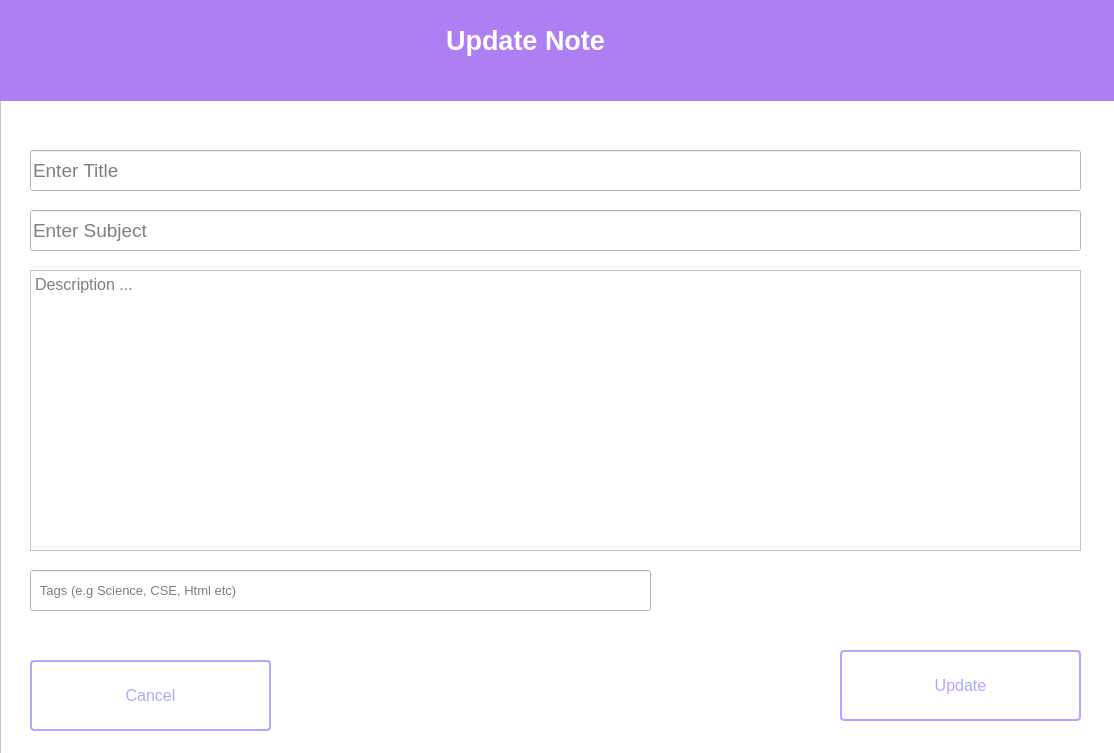
<?xml version="1.0" encoding="UTF-8"?>
<ui version="4.0">
 <class>Form</class>
 <widget class="QWidget" name="Form">
  <property name="geometry">
   <rect>
    <x>0</x>
    <y>0</y>
    <width>1114</width>
    <height>753</height>
   </rect>
  </property>
  <property name="windowTitle">
   <string>Add Note</string>
  </property>
  <widget class="QFrame" name="frame">
   <property name="geometry">
    <rect>
     <x>0</x>
     <y>0</y>
     <width>1131</width>
     <height>791</height>
    </rect>
   </property>
   <property name="styleSheet">
    <string notr="true">background-color: rgb(255, 255, 255);</string>
   </property>
   <property name="frameShape">
    <enum>QFrame::StyledPanel</enum>
   </property>
   <property name="frameShadow">
    <enum>QFrame::Raised</enum>
   </property>
   <widget class="QLabel" name="label_2">
    <property name="geometry">
     <rect>
      <x>-70</x>
      <y>-20</y>
      <width>1191</width>
      <height>121</height>
     </rect>
    </property>
    <property name="font">
     <font>
      <family>Segoe UI</family>
      <pointsize>20</pointsize>
      <weight>75</weight>
      <italic>false</italic>
      <bold>true</bold>
     </font>
    </property>
    <property name="styleSheet">
     <string notr="true">background-color: rgb(173, 127, 243);
color: rgb(255, 255, 255);
</string>
    </property>
    <property name="frameShape">
     <enum>QFrame::NoFrame</enum>
    </property>
    <property name="text">
     <string>Update Note</string>
    </property>
    <property name="alignment">
     <set>Qt::AlignCenter</set>
    </property>
    <property name="margin">
     <number>10</number>
    </property>
    <property name="textInteractionFlags">
     <set>Qt::NoTextInteraction</set>
    </property>
   </widget>
   <widget class="QLineEdit" name="lineEdit">
    <property name="geometry">
     <rect>
      <x>30</x>
      <y>150</y>
      <width>1051</width>
      <height>41</height>
     </rect>
    </property>
    <property name="font">
     <font>
      <pointsize>14</pointsize>
     </font>
    </property>
    <property name="alignment">
     <set>Qt::AlignLeading|Qt::AlignLeft|Qt::AlignVCenter</set>
    </property>
    <property name="placeholderText">
     <string>Enter Title</string>
    </property>
   </widget>
   <widget class="QLineEdit" name="lineEdit_2">
    <property name="geometry">
     <rect>
      <x>30</x>
      <y>210</y>
      <width>1051</width>
      <height>41</height>
     </rect>
    </property>
    <property name="font">
     <font>
      <pointsize>14</pointsize>
     </font>
    </property>
    <property name="alignment">
     <set>Qt::AlignLeading|Qt::AlignLeft|Qt::AlignVCenter</set>
    </property>
    <property name="placeholderText">
     <string>Enter Subject</string>
    </property>
   </widget>
   <widget class="QTextEdit" name="textEdit">
    <property name="geometry">
     <rect>
      <x>30</x>
      <y>270</y>
      <width>1051</width>
      <height>281</height>
     </rect>
    </property>
    <property name="font">
     <font>
      <pointsize>12</pointsize>
     </font>
    </property>
    <property name="placeholderText">
     <string>Description ...</string>
    </property>
   </widget>
   <widget class="QLineEdit" name="lineEdit_3">
    <property name="geometry">
     <rect>
      <x>30</x>
      <y>570</y>
      <width>621</width>
      <height>41</height>
     </rect>
    </property>
    <property name="font">
     <font>
      <pointsize>10</pointsize>
     </font>
    </property>
    <property name="placeholderText">
     <string>  Tags (e.g Science, CSE, Html etc)</string>
    </property>
   </widget>
   <widget class="QPushButton" name="loginButton">
    <property name="geometry">
     <rect>
      <x>840</x>
      <y>650</y>
      <width>241</width>
      <height>71</height>
     </rect>
    </property>
    <property name="font">
     <font>
      <family>MS Shell Dlg 2</family>
      <pointsize>20</pointsize>
      <weight>9</weight>
      <italic>false</italic>
      <bold>false</bold>
     </font>
    </property>
    <property name="cursor">
     <cursorShape>PointingHandCursor</cursorShape>
    </property>
    <property name="styleSheet">
     <string notr="true">QPushButton {
	color: rgb(170, 170, 255);
                border: 2px solid rgb(170, 170, 255);
                border-radius: 4px;
                padding: 5px;
                font-size: 16px;
				font: 75 20pt &quot;MS Shell Dlg 2&quot;;
                background: transparent;
            }
            QPushButton:hover {
                border: 2px solid rgba(43, 171, 218, 255);
				color:rgba(43, 171, 218, 255);
                background-color: rgba(255, 255, 255, 255);
            }
            QPushButton:pressed {
                border: 2px solid darkblue;
                background-color: gray;
            }</string>
    </property>
    <property name="text">
     <string>Update</string>
    </property>
    <property name="icon">
     <iconset>
      <normaloff>../resources/add_notes.png</normaloff>../resources/add_notes.png</iconset>
    </property>
    <property name="iconSize">
     <size>
      <width>48</width>
      <height>48</height>
     </size>
    </property>
   </widget>
   <widget class="QPushButton" name="loginButton_2">
    <property name="geometry">
     <rect>
      <x>30</x>
      <y>660</y>
      <width>241</width>
      <height>71</height>
     </rect>
    </property>
    <property name="font">
     <font>
      <family>MS Shell Dlg 2</family>
      <pointsize>20</pointsize>
      <weight>9</weight>
      <italic>false</italic>
      <bold>false</bold>
     </font>
    </property>
    <property name="cursor">
     <cursorShape>PointingHandCursor</cursorShape>
    </property>
    <property name="styleSheet">
     <string notr="true">QPushButton {
	color: rgb(170, 170, 255);
                border: 2px solid rgb(170, 170, 255);
                border-radius: 4px;
                padding: 5px;
                font-size: 16px;
				font: 75 20pt &quot;MS Shell Dlg 2&quot;;
                background: transparent;
            }
            QPushButton:hover {
                border: 2px solid rgba(43, 171, 218, 255);
				color:rgba(43, 171, 218, 255);
                background-color: rgba(255, 255, 255, 255);
            }
            QPushButton:pressed {
                border: 2px solid darkblue;
                background-color: gray;
            }</string>
    </property>
    <property name="text">
     <string>Cancel</string>
    </property>
    <property name="icon">
     <iconset>
      <normaloff>../resources/cancel.png</normaloff>../resources/cancel.png</iconset>
    </property>
    <property name="iconSize">
     <size>
      <width>48</width>
      <height>48</height>
     </size>
    </property>
   </widget>
  </widget>
 </widget>
 <resources/>
 <connections/>
</ui>
